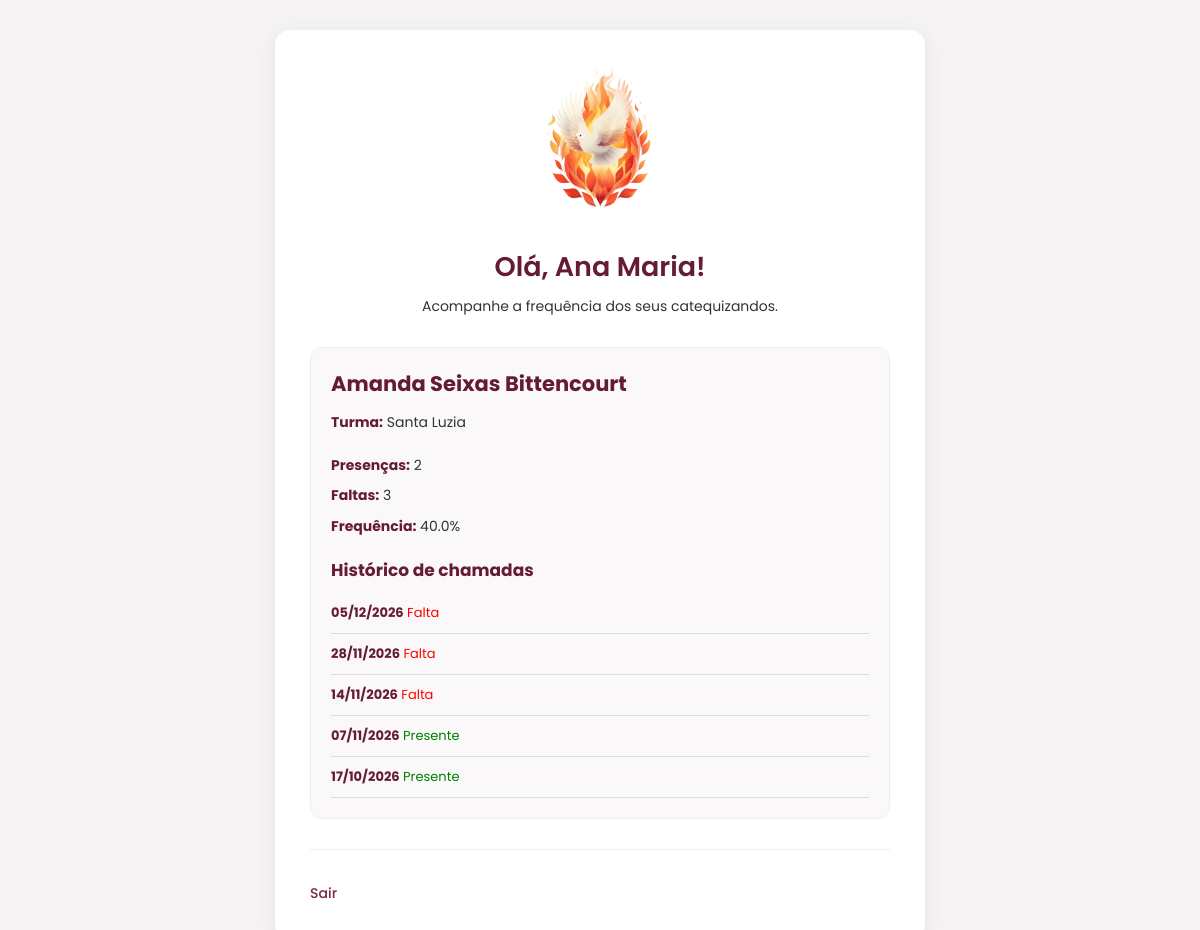
The app's page /pais (signed in) with its own data.
### tables this page shows
CREATE TABLE alunos (
        id INTEGER PRIMARY KEY AUTOINCREMENT,
        nome TEXT NOT NULL,
        turma_id INTEGER NOT NULL,
        FOREIGN KEY (turma_id) REFERENCES turmas(id) ON DELETE CASCADE
    );

CREATE TABLE turmas (
        id INTEGER PRIMARY KEY AUTOINCREMENT,
        nome TEXT NOT NULL
    );

### app.py (the view)
@app.route("/pais")
@responsavel_required
def painel_pais():
    conn = get_db()
    filhos = conn.execute(
        """
        SELECT
            a.id,
            a.nome,
            t.nome AS turma

        FROM responsavel_alunos ra

        JOIN alunos a
            ON a.id = ra.aluno_id

        JOIN turmas t
            ON t.id = a.turma_id

        WHERE ra.responsavel_id = ?

        ORDER BY a.nome
        """,
        (session["responsavel_id"],)
    ).fetchall()
    dados_filhos = []
    for filho in filhos:
        registros = conn.execute(
            """
            SELECT data, presente
            FROM chamadas
            WHERE aluno_id = ?
            ORDER BY data DESC
            """,
            (filho["id"],)
        ).fetchall()
        total = len(registros)
        presencas = sum(
            1 for r in registros
            if r["presente"] == 1
        )
        faltas = sum(
            1 for r in registros
            if r["presente"] == 0
        )
        percentual = (
            round(presencas / total * 100, 1)
            if total else 0
        )
        historico = []
        for registro in registros[:10]:
            historico.append({
                "data": date.fromisoformat(
                    registro["data"]
                ).strftime("%d/%m/%Y"),
                "status": (
                    "Presente"
                    if registro["presente"] == 1
                    else "Falta"
                )
})
        dados_filhos.append({
            "id": filho["id"],
            "nome": filho["nome"],
            "turma": filho["turma"],
            "presencas": presencas,
            "faltas": faltas,
            "percentual": percentual,
            "historico": historico
        })
    conn.close()
    return render_template(
    "painel_pais.html",
    responsavel_nome=session["responsavel_nome"],
    alunos=dados_filhos
)

### app.py (called while the page is built)
@app.after_request
def adicionar_cabecalhos_seguranca(response):
    response.headers["X-Content-Type-Options"] = "nosniff"
    response.headers["X-Frame-Options"] = "SAMEORIGIN"
    response.headers["Referrer-Policy"] = "strict-origin-when-cross-origin"
    response.headers["Permissions-Policy"] = (
        "geolocation=(), "
        "microphone=(), "
        "camera=()"
    )
    if request.is_secure:
        response.headers["Strict-Transport-Security"] = (
            "max-age=31536000; includeSubDomains"
        )
    return response

def get_db():
    conn = sqlite3.connect(DB_PATH)
    conn.row_factory = sqlite3.Row
    conn.execute("PRAGMA foreign_keys = ON")
    return conn

def responsavel_required(view):
    @wraps(view)
    def wrapped(*args, **kwargs):
        if "responsavel_id" not in session:
            return redirect(
                url_for("login_pais")
            )
        return view(*args, **kwargs)
    return wrapped

### templates/painel_pais.html (shortened to what this page needs)
<!DOCTYPE html>
<html lang="pt-BR">
<head>
    <link rel="stylesheet" href="{{ url_for('static', filename='pais.css') }}">
</head>
<body>
<div class="container">
    <div class="logo">
        <img src="{{ url_for('static', filename='image-removebg-preview.png') }}"
             alt="Logo CRISMA">
    </div>
    <main>
        <h1>Olá, {{ responsavel_nome }}!</h1>
        <p>Acompanhe a frequência dos seus catequizandos.</p>
    </main>
    {% for aluno in alunos %}
        <section style="margin-top: 30px;">
            <h2>{{ aluno.nome }}</h2>
            <p><strong>Turma:</strong> {{ aluno.turma }}</p>
            <div style="margin: 20px 0;">
                <p><strong>Presenças:</strong> {{ aluno.presencas }}</p>
                <p><strong>Faltas:</strong> {{ aluno.faltas }}</p>
                <p><strong>Frequência:</strong> {{ aluno.percentual }}%</p>
            </div>
            <h3>Histórico de chamadas</h3>
            {% if aluno.historico %}
                {% for chamada in aluno.historico %}
                    <div style="padding: 10px 0; border-bottom: 1px solid #ddd;">
                        <strong>{{ chamada.data }}</strong>
                        {% if chamada.status == "Presente" %}
                            <span style="color: green;">Presente</span>
                        {% else %}
                            <span style="color: red;">Falta</span>
                        {% endif %}
                    </div>
                {% endfor %}
            {% else %}
                <p>Nenhuma chamada registrada.</p>
            {% endif %}
        </section>
        <hr style="margin: 30px 0;">
    {% else %}
        <p>Nenhum catequizando vinculado a este responsável.</p>
    {% endfor %}
    <div style="margin-top: 25px;">
        <a href="{{ url_for('logout_pais') }}">Sair</a>
    </div>
</div>
</body>
</html>

### static/pais.css (style rules this page uses)
* { margin: 0; padding: 0; box-sizing: border-box; }
body { font-family: 'Poppins', sans-serif; background-color: #f5f3f3; color: #333; min-height: 100vh; padding: 30px 15px; }
.container { width: 100%; max-width: 650px; margin: 0 auto; background-color: #ffffff; padding: 35px; border-radius: 15px; box-shadow: 0 4px 20px rgba(0, 0, 0, 0.08); }
.logo { text-align: center; margin-bottom: 25px; }
.logo img { max-width: 150px; height: auto; }
main { text-align: center; margin-bottom: 30px; }
h1 { color: #651c32; font-size: 27px; font-weight: 600; margin-bottom: 8px; }
h2 { color: #651c32; font-size: 21px; margin-bottom: 12px; }
h3 { color: #651c32; font-size: 17px; margin: 20px 0 10px; }
p { font-size: 14px; line-height: 1.6; margin-bottom: 8px; }
section { background-color: #faf8f8; border: 1px solid #eee; border-radius: 12px; padding: 20px; margin-bottom: 20px; }
section p { margin-bottom: 8px; }
section strong { color: #651c32; }
hr { border: none; border-top: 1px solid #eee; }
a { color: #7a263f; text-decoration: none; font-size: 14px; font-weight: 500; }
section div { font-size: 13px; }

### records on screen
alunos: nome "Amanda Seixas Bittencourt", turma "Santa Luzia", presencas "2", faltas "3", percentual "40.0", data "05/12/2026" "28/11/2026" "14/11/2026" "07/11/2026" "17/10/2026"

### other values on screen
{{ responsavel_nome }} "Ana Maria"
